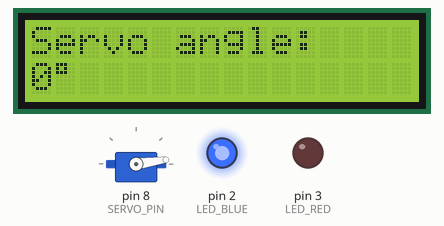
This program was run on a simulated Arduino Uno, built with avr-gcc and run on an emulated ATmega328P. On the bench: servo, 16×2 character LCD, output pins drawn as LEDs (lit = HIGH).

Above: at 0.24 s.
At 2.07 s:
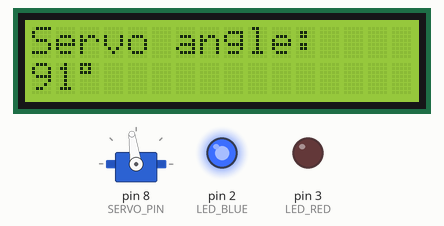
At 3.01 s:
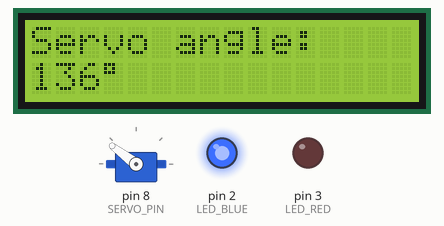
At 3.9 s:
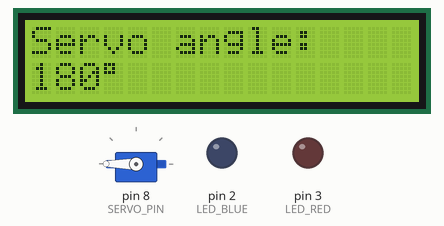
At 10.97 s:
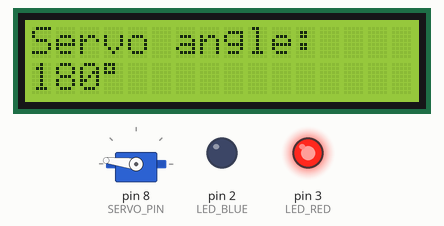
At 14.6 s:
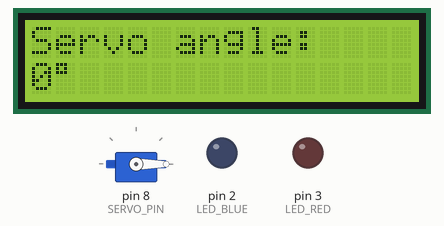
Timing chart, 0 to 36.2 s (numbered marks = the images above):
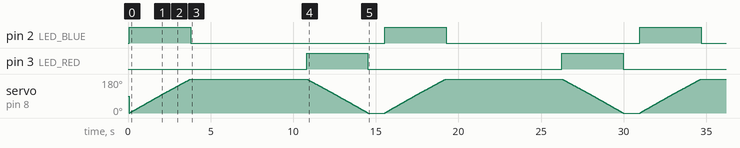

The program:

main.cpp
```cpp
#include <Arduino.h>
#include <Wire.h>
#include <LiquidCrystal_I2C.h>
#include <Servo.h>

// ---- Config ----
const uint8_t LCD_ADDR = 0x27;  /// Common: 0x27 or 0x3F
const int LCD_COLS = 16;
const int LCD_ROWS = 2;

const int SERVO_PIN = 8;

const int LED_RED = 3;
const int LED_BLUE = 2;

// objects ---
LiquidCrystal_I2C lcd(LCD_ADDR, LCD_COLS, LCD_ROWS);
Servo myServo;

// Forward declaration so loop() can call it
void displayAngle(int angle);

void setup()
{
  Wire.begin();
  myServo.attach(SERVO_PIN);

  lcd.init();
  lcd.backlight();
  lcd.clear();
  lcd.setCursor(0, 0);
  lcd.print("Servo angle:");

  pinMode(LED_BLUE, OUTPUT);
  pinMode(LED_RED, OUTPUT);

  digitalWrite(LED_BLUE, LOW);
  digitalWrite(LED_RED, LOW);
}

void loop() {
  // Sweep 0 -> 180
  for (int angle = 0; angle <= 180; angle++) {
    myServo.write(angle);
    displayAngle(angle);
    digitalWrite(LED_BLUE, HIGH);
    delay(10);
  }
  digitalWrite(LED_BLUE, LOW);
  delay(7000);

  // Sweep 180 -> 0
  for (int angle = 180; angle >= 0; angle--) {
    myServo.write(angle);
    displayAngle(angle);
    digitalWrite(LED_RED, HIGH);
    delay(10);
  }
  digitalWrite(LED_RED, LOW);
  delay(1000);
}

void displayAngle(int angle) {
  lcd.setCursor(0, 1);      // second row
  lcd.print("      ");      // quick clear of previous value area
  lcd.setCursor(0, 1);
  lcd.print(angle);
  lcd.print((char)223);     // degree symbol on HD44780
}
```

Measured:
- by itself, pin 2 (LED_BLUE), pin 3 (LED_RED): alternates HIGH for 3.7 s and LOW for 11.7 s
